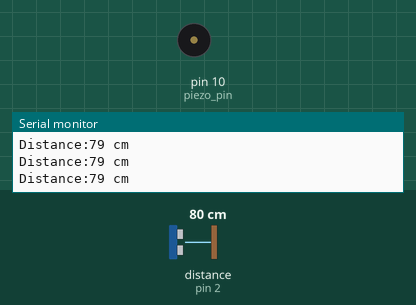
Simulated run of this sketch. Board: Arduino Uno, built with avr-gcc and run on an emulated ATmega328P. On the bench: buzzer (waves = sounding), the last lines printed to the serial monitor. Wiring (inferred from the names in the program): ultrasonic range finder: trigger pin 3; echo pin 2. Inputs (shaded band) come from the test bench; at power-on: distance to the obstacle (sensor on pin 2) 80 cm. The echo pulse lasts 58.3 µs per cm.

Above: at 1.2 s.
1.3 s: distance to the obstacle (sensor on pin 2) set to 4 cm
At 2.5 s:
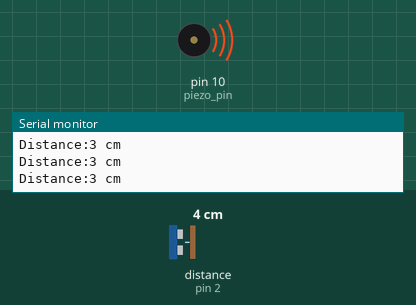
2.8 s: distance to the obstacle (sensor on pin 2) set to 19 cm
4.3 s: distance to the obstacle (sensor on pin 2) set to 22 cm
At 5.5 s:
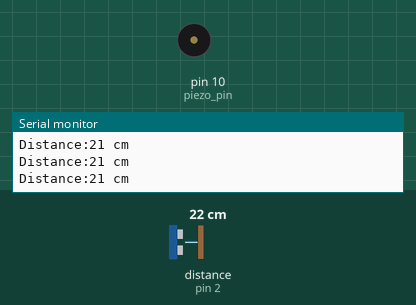
5.8 s: distance to the obstacle (sensor on pin 2) set to 9 cm
At 7.1 s:
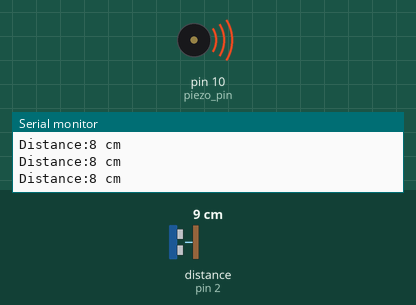
Timing chart, 0 to 8.8 s (numbered marks = the images above; inputs shaded):
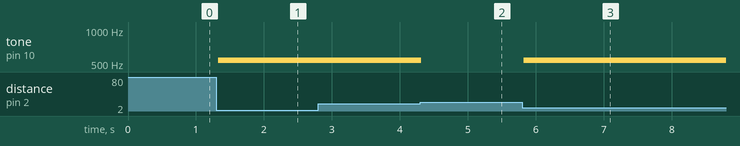

The sketch:

ras_workshop_3_ultrasonic_sensor.ino
```cpp
/*
3.1) Ultrasonic Sensor && buzzer
3.2) PIR Motion Sensor && LED light
3.3) analog Joystick && LCD
*/

/*
  • The HC-SR04 ultrasonic sensor uses sonar to determine distance to an
  object (2cm-400cm)
    • Emitting sound waves at a frequency too high for humans to hear.
    • Wait for the sound to be reflected back
    • Calculating distance based on the time required
    • Distance =(Travel time/2) * Speed of sound
    • Speed of sound 343 m/s (0.0343 cm/us)
*/

/*
  How it works
    1. Micro-controller: generates a 10-microsecond pulse on the TRIG pin.

    2. The ultrasonic sensor automatically emits the ultrasonic waves.

    3. The ultrasonic wave is reflected after hitting an obstacle.

    4. The ultrasonic sensor:
      • Detects the reflected ultrasonic wave.
      • Measures the travel time of the ultrasonic wave.

    5. Ultrasonic sensor: generates a pulse to the ECHO pin. The duration of
    the pulse is equal to the travel time of the ultrasonic wave.

    6. Micro-controller measures the pulse duration in the ECHO pin,
    and then calculates the distance between the sensor and obstacle.
*/


const byte Trigger_pin = 3, Echo_pin = 2, piezo_pin = 10;
unsigned long travel_time = 0;
int Distance = 0;

void setup() {
  // put your setup code here, to run once:
  pinMode(Trigger_pin, OUTPUT);
  pinMode(Echo_pin, LOW);
  pinMode(piezo_pin, OUTPUT);
  Serial.begin(9600);
}

void loop() {
  digitalWrite(Trigger_pin, LOW);
  delayMicroseconds(2);
  digitalWrite(Trigger_pin, HIGH);
  delayMicroseconds(10);
  digitalWrite(Trigger_pin, LOW);
  travel_time = pulseIn(Echo_pin, HIGH);
  Distance = (travel_time / 2) * 0.0343;
  //------------------------------------------
  (Distance >= 20) ? noTone(piezo_pin) : tone(piezo_pin, 540);
  char buffer[15];
  sprintf(buffer , "Distance:%d cm" , Distance);
  Serial.println(buffer);
  delay(50);
}

/*
1- https://arduinogetstarted.com/tutorials/arduino-ultrasonic-sensor
2- https://arduinogetstarted.com/reference/arduino-delaymicroseconds
3- https://arduinogetstarted.com/reference/pulsein
4- https://arduinogetstarted.com/reference/notone
5- https://arduinogetstarted.com/reference/tone
*/
```

Measured:
- the behaviour switches between 20 and 21 cm on distance to the obstacle (sensor on pin 2) (found by bisection; images 1 and 2)
- after the input at 1.3 s, tone on pin 10 (piezo_pin): silent → 540 Hz at once
- after the input at 4.3 s, tone on pin 10 (piezo_pin): 540 Hz → silent at once
- after the input at 5.8 s, tone on pin 10 (piezo_pin): silent → 540 Hz at once
